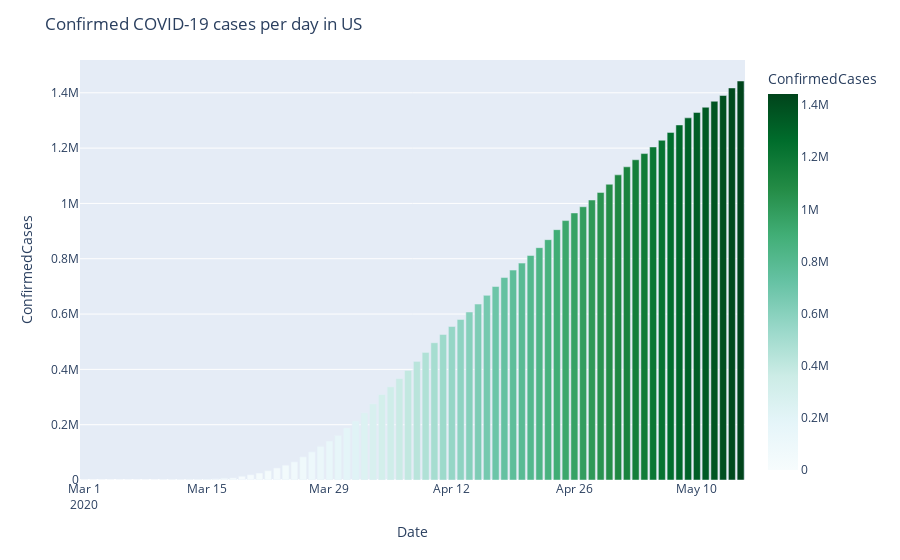

Source (notebook cell):
### Code cell
df_by_date = pd.DataFrame(train.fillna('NA').groupby(['Country_Region','Date'])['ConfirmedCases'].sum().sort_values().reset_index())

fig = px.bar(df_by_date.loc[(df_by_date['Country_Region'] == 'US') &(df_by_date.Date >= '2020-03-01')].sort_values('ConfirmedCases',ascending = False), 
             x='Date', y='ConfirmedCases', color="ConfirmedCases", color_continuous_scale=px.colors.sequential.BuGn)
fig.update_layout(title_text='Confirmed COVID-19 cases per day in US')
fig.show()
